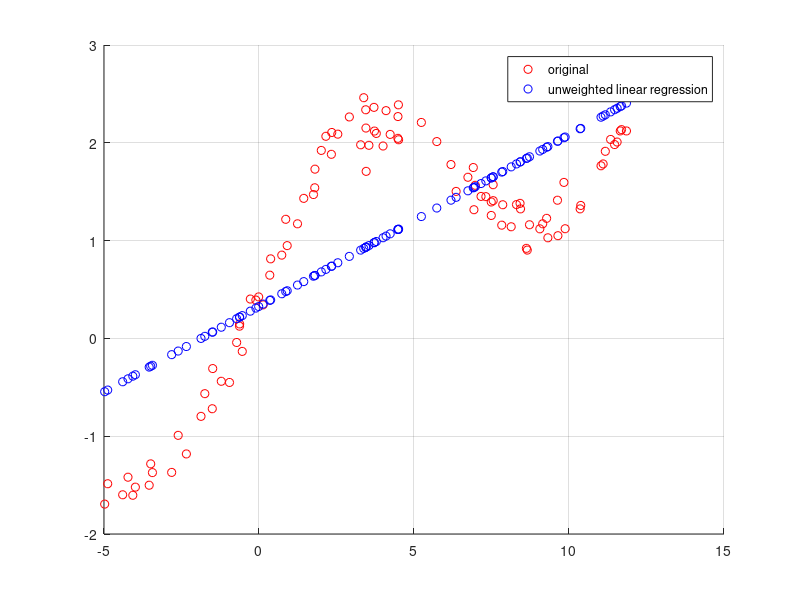

Write MATLAB code to recreate this figure.
function [ x,y,theta ] = calculate( )
%UNTITLED2 Summary of this function goes here
%   Detailed explanation goes here

%reading values
x = load('q3x.dat');
y = load('q3y.dat');

%finding size of samples and variables
[m,n] = size(x);
n = n+1;

%adding x0 to x
x0 = ones(m,1);
x = [x0 x];

%initializing output
y1 = ones(m,1);

%using normal equations to find appropraite theta
theta = inv(x'*x)*x'*y;

%finding y(i) using theta and x(i)
for i = 1:m
    theta = inv(x'*x)*x'*y;
    y1(i) = x(i,:)*theta;
end


%plotting data
xaxis = x(:,2);
scatter(xaxis,y,'r');
hold on
scatter(xaxis,y1,'b');
legend('original', 'unweighted linear regression');
grid on;

end

